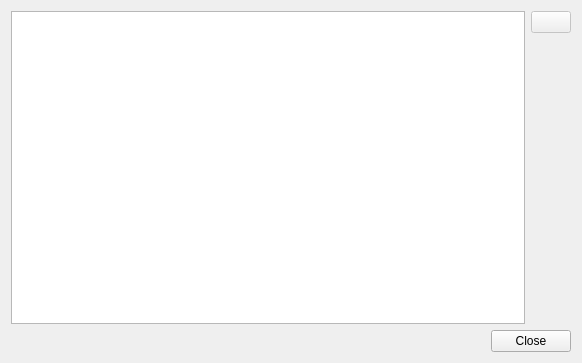
<?xml version="1.0" encoding="UTF-8"?>
<ui version="4.0">
 <class>SavedGroupingManager</class>
 <widget class="QDialog" name="SavedGroupingManager">
  <property name="geometry">
   <rect>
    <x>0</x>
    <y>0</y>
    <width>582</width>
    <height>363</height>
   </rect>
  </property>
  <property name="windowTitle">
   <string>Saved Grouping Manager</string>
  </property>
  <property name="windowIcon">
   <iconset>
    <normaloff>:/icon.png</normaloff>:/icon.png</iconset>
  </property>
  <layout class="QVBoxLayout" name="verticalLayout_2">
   <item>
    <layout class="QHBoxLayout" name="horizontalLayout">
     <item>
      <widget class="QTreeView" name="list">
       <property name="acceptDrops">
        <bool>true</bool>
       </property>
       <property name="showDropIndicator" stdset="0">
        <bool>true</bool>
       </property>
       <property name="dragEnabled">
        <bool>true</bool>
       </property>
       <property name="dragDropMode">
        <enum>QAbstractItemView::DragDrop</enum>
       </property>
       <property name="defaultDropAction">
        <enum>Qt::MoveAction</enum>
       </property>
       <property name="alternatingRowColors">
        <bool>true</bool>
       </property>
       <property name="selectionMode">
        <enum>QAbstractItemView::ExtendedSelection</enum>
       </property>
       <property name="selectionBehavior">
        <enum>QAbstractItemView::SelectRows</enum>
       </property>
       <property name="rootIsDecorated">
        <bool>false</bool>
       </property>
       <attribute name="headerVisible">
        <bool>true</bool>
       </attribute>
      </widget>
     </item>
     <item>
      <layout class="QVBoxLayout" name="verticalLayout">
       <item>
        <widget class="QPushButton" name="remove">
         <property name="enabled">
          <bool>false</bool>
         </property>
         <property name="toolTip">
          <string>Remove</string>
         </property>
         <property name="iconSize">
          <size>
           <width>16</width>
           <height>16</height>
          </size>
         </property>
         <property name="shortcut">
          <string>Ctrl+Up</string>
         </property>
        </widget>
       </item>
       <item>
        <spacer name="verticalSpacer">
         <property name="orientation">
          <enum>Qt::Vertical</enum>
         </property>
         <property name="sizeHint" stdset="0">
          <size>
           <width>20</width>
           <height>40</height>
          </size>
         </property>
        </spacer>
       </item>
      </layout>
     </item>
    </layout>
   </item>
   <item>
    <widget class="QDialogButtonBox" name="buttonBox">
     <property name="orientation">
      <enum>Qt::Horizontal</enum>
     </property>
     <property name="standardButtons">
      <set>QDialogButtonBox::Close</set>
     </property>
    </widget>
   </item>
  </layout>
 </widget>
 <resources>
  <include location="../../data/data.qrc"/>
 </resources>
 <connections>
  <connection>
   <sender>buttonBox</sender>
   <signal>accepted()</signal>
   <receiver>SavedGroupingManager</receiver>
   <slot>accept()</slot>
   <hints>
    <hint type="sourcelabel">
     <x>248</x>
     <y>254</y>
    </hint>
    <hint type="destinationlabel">
     <x>157</x>
     <y>274</y>
    </hint>
   </hints>
  </connection>
  <connection>
   <sender>buttonBox</sender>
   <signal>rejected()</signal>
   <receiver>SavedGroupingManager</receiver>
   <slot>reject()</slot>
   <hints>
    <hint type="sourcelabel">
     <x>316</x>
     <y>260</y>
    </hint>
    <hint type="destinationlabel">
     <x>286</x>
     <y>274</y>
    </hint>
   </hints>
  </connection>
 </connections>
</ui>
